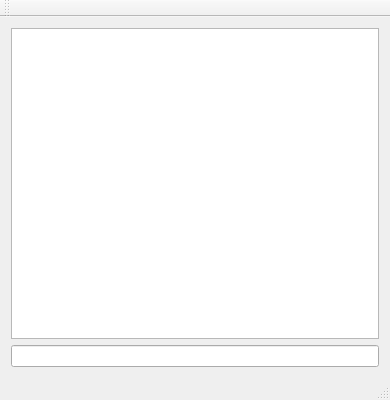
<?xml version="1.0" encoding="UTF-8"?>
<ui version="4.0">
 <class>SortFilterProxyModelClass</class>
 <widget class="QMainWindow" name="SortFilterProxyModelClass">
  <property name="geometry">
   <rect>
    <x>0</x>
    <y>0</y>
    <width>390</width>
    <height>400</height>
   </rect>
  </property>
  <property name="windowTitle">
   <string>SortFilterProxyModel</string>
  </property>
  <widget class="QWidget" name="centralWidget">
   <layout class="QVBoxLayout" name="verticalLayout">
    <item>
     <widget class="QListView" name="listView"/>
    </item>
    <item>
     <widget class="QLineEdit" name="lineEdit"/>
    </item>
   </layout>
  </widget>
  <widget class="QMenuBar" name="menuBar">
   <property name="geometry">
    <rect>
     <x>0</x>
     <y>0</y>
     <width>390</width>
     <height>23</height>
    </rect>
   </property>
  </widget>
  <widget class="QToolBar" name="mainToolBar">
   <attribute name="toolBarArea">
    <enum>TopToolBarArea</enum>
   </attribute>
   <attribute name="toolBarBreak">
    <bool>false</bool>
   </attribute>
  </widget>
  <widget class="QStatusBar" name="statusBar"/>
 </widget>
 <layoutdefault spacing="6" margin="11"/>
 <resources>
  <include location="SortFilterProxyModel.qrc"/>
 </resources>
 <connections/>
</ui>
